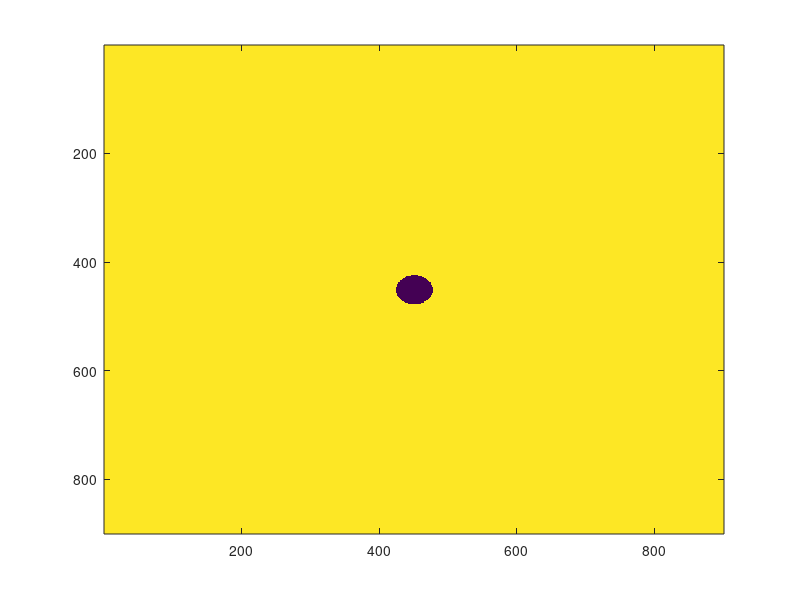

MATLAB code for this plot:
%% Lecture 16: Matlab practice 8
clear;
clc;

%% Discrete convolution functions (1D and 2D)

x = randi([0 10], 5,1)
y = randi([-3 4], 3,1)

g = conv(x, y)

% 2D Conv
X = randi([0 10], 5,3)
Y = randi([-3 4], 3,7)

G = conv2(X,Y)


%% 1D LSI system
% h = Delta exp(-Delta^2 (m-n)^2)

Delta = 1.2;
N = 1000
M = 1000
for m=0:M-1
    for n=0:N-1
        h(m+1,n+1) = Delta * exp(-Delta.^2 * (m-n).^2);
    end
end
        
m = 0:1:M-1;
n = 0:1:N-1;

[MM, NN] = meshgrid(m,n);

A = Delta .* exp(-Delta.^2 * (MM-NN).^2);

%  

%% Discretizing 2D LSI system
% Discrete PSF is exp(- \Delta^2 (m1 - n1)^2 - \Delta^2 (m2 - n2)^2)

M = 900;

Delta = .1;
du = 1/(M*Delta);
u = [-M/2:1:(M/2)-1];
[uu, vv] = meshgrid(u, u);

H = exp((vv.^2 + uu.^2) );

% Assuming square pixels
P = sinc(Delta*uu).*sinc(Delta*vv);
 
% Assuming square object discretization
Q = sinc(Delta*uu).*sinc(Delta*vv);


H_sys = (H.*P.*Q);

imagesc(H_sys)





